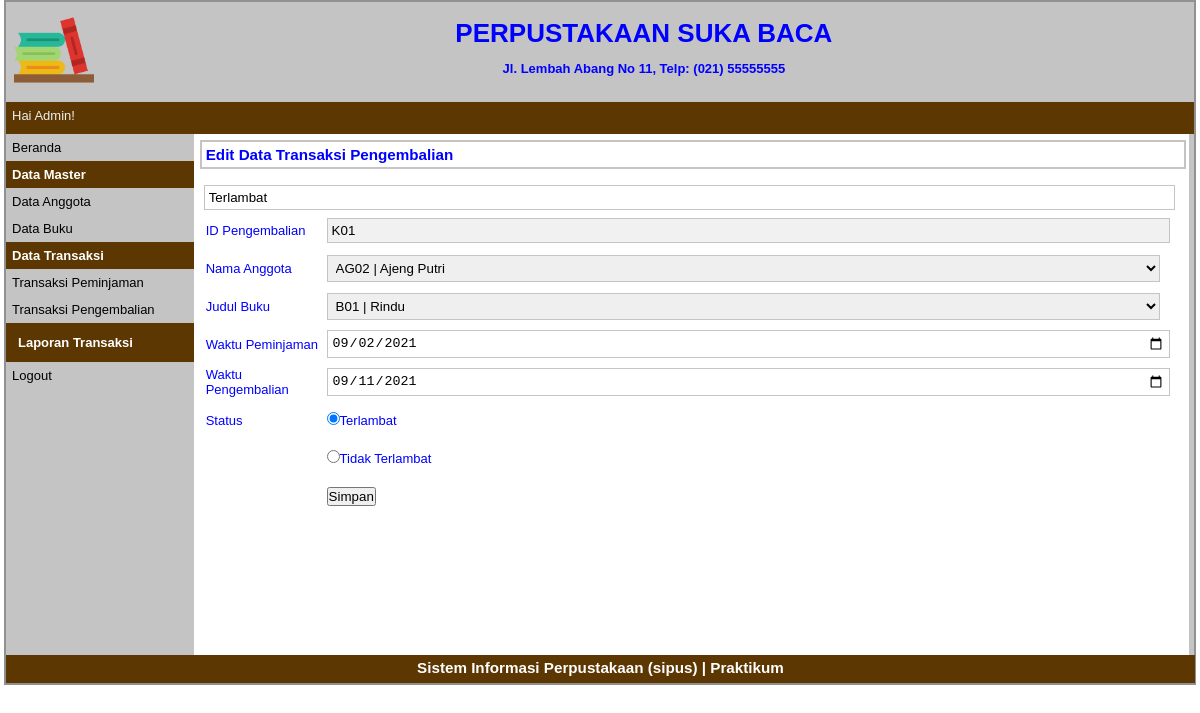
Page /php/src/index.php?p=kembali-edit&id=K01 (signed in) on the committed database.
### tables this page shows
CREATE TABLE `tbkembali` (
  `idkembali` varchar(5) NOT NULL,
  `idanggota` varchar(30) NOT NULL,
  `idbuku` varchar(30) NOT NULL,
  `pinjam` date NOT NULL,
  `waktu` date NOT NULL,
  `status` varchar(30) NOT NULL
);

### php/src/pages/kembali-edit.php (the view, shortened to what this page needs)
<?php
    $id_kembali = $_GET['id'];
    $q_tampil_kembali = mysqli_query($db, "SELECT * FROM tbkembali WHERE idkembali = '$id_kembali'");
    $r_tampil_kembali = mysqli_fetch_array($q_tampil_kembali);
?>
<div id="label-page"><h3>Edit Data Transaksi Pengembalian</h3></div>
<div id="content">
    <form action="proses/kembali-edit-proses.php" method="post" enctype="multipart/form-data">
        <table id="tabel-input">
            <tr>
                <td class="label-formulir">ID Pengembalian</td>
                <td class="isian-formulir"><input type="text" name="id_kembali" value="<?php echo $r_tampil_kembali['idkembali'];?>" readonly="readonly" class="isian-formulir isian-formulir-border warna-formulir-disabled"></td>
            </tr>
            <tr>
                <td class="label-formulir">Nama Anggota</td>
			    <td class="isian-formulir">
                <select name="id_anggota" class="isian-formulir isian-formulir-border">
                <?php
                        $query = "SELECT * FROM tbanggota";
                        $q_tampil_anggota = mysqli_query($db, $query);
                        if (mysqli_num_rows($q_tampil_anggota) >0) {
                            while ($r_tampil_anggota = mysqli_fetch_array($q_tampil_anggota)) {
                                if ($r_tampil_kembali['idanggota'] == $r_tampil_anggota['idanggota']) {
                                ?>
                                    <option value="<?php echo $r_tampil_anggota['idanggota'];?>" selected><?php echo $r_tampil_anggota['idanggota']." | ".$r_tampil_anggota['nama'];?></option>
                                <?php
                                }
                                ?>
                    <?php
                        }
                    }
                    ?>
				</select>
			    </td>
            </tr>
            <tr>
                <td class="label-formulir">Judul Buku</td>
			    <td class="isian-formulir">
                <select name="id_buku" class="isian-formulir isian-formulir-border">
                <?php
                        $query = "SELECT * FROM tbbuku";
                        $q_tampil_buku = mysqli_query($db, $query);
                        if (mysqli_num_rows($q_tampil_buku) >0) {
                            while ($r_tampil_buku = mysqli_fetch_array($q_tampil_buku)) {
                                if ($r_tampil_kembali['idbuku'] == $r_tampil_buku['idbuku']) {
                                ?>
                                    <option value="<?php echo $r_tampil_buku['idbuku'];?>" selected><?php echo $r_tampil_buku['idbuku']." | ".$r_tampil_buku['judul'];?></option>
                                <?php
                                }
                                ?>
                    <?php
                        }
                    }
                    ?>
				</select>
			    </td>
            </tr>
            <tr>
                <td class="label-formulir">Waktu Peminjaman</td>
                <td class="isian-formulir"><input type="date" name="pinjam" value="<?php echo $r_tampil_kembali['pinjam'];?>" class="isian-formulir isian-formulir-border "></td>
            </tr>
            <tr>
                <td class="label-formulir">Waktu Pengembalian</td>
                <td class="isian-formulir"><input type="date" name="waktu" value="<?php echo $r_tampil_kembali['waktu'];?>" class="isian-formulir isian-formulir-border "></td>
            </tr>
            <tr>
                <td class="label-formulir">Status</td>
                <?php
                    if ($r_tampil_kembali['status']=="Terlambat") {
                        echo "<td class='isian-formulir'><input type='radio' name='status' value='Terlambat' checked>Terlambat</label></td>
                            </tr>
                <tr>
                    <td class='label-formulir'></td>
                    <td class='isian-formulir'><input type='radio' name='status' value='TidakTerlambat'>Tidak Terlambat</td>";
                    } elseif ($r_tampil_kembali['status']=="TidakTerlambat") {
                        echo "<td class='isian-formulir'><input type='radio' name='status' value='Terlambat'>Terlambat</label></td>
                            </tr>
                <tr>
                    <td class='label-formulir'></td>
                    <td class='isian-formulir'><input type='radio' name='status' value='TidakTerlambat checked'>Tidak Terlambat</td>";
                    }
                ?>
                <input type="text" name="status" value="<?php echo $r_tampil_kembali['status'];?>" class="isian-formulir isian-formulir-border">
            </tr>
            <tr>
                <td class="label-formulir"></td>
                <td class="isian-formulir"><input type="submit" name="simpan" value="Simpan" id="tombol-simpan"></td>
            </tr>
        </table>
    </form>
</div>

### php/src/style.css (style rules this page uses)
* { margin: 0px; padding: 0px; }
body { font-family: sans-serif; font-size: 13px; color: blue; }
#label-page { margin-top: 6px; margin-bottom: 6px; margin-left: 6px; border: 2px solid #C4C4C4; padding: 4px; width: 97.9%; }
#content { float: left; width: 96.8%; min-height: 454px; padding: 10px; margin-bottom: 6px; }
#tabel-input { width: 100%; }
.label-formulir { width: 12%; height: 36px; margin: 20px; }
.isian-formulir { width: 80%; padding: 4px; width: 99.8%; }
.isian-formulir-border { border: 1px solid #C4C4C4; }
.warna-formulir-disabled { background-color: #F1F1F1; }

### rows in the picture
tbkembali: id_kembali "K01", pinjam "09/02/2021", waktu "09/11/2021", status "Terlambat"

### other values in the picture
$_SESSION['sesi'] "Admin"
form field id_anggota "AG02 | Ajeng Putri"
form field id_buku "B01 | Rindu"
